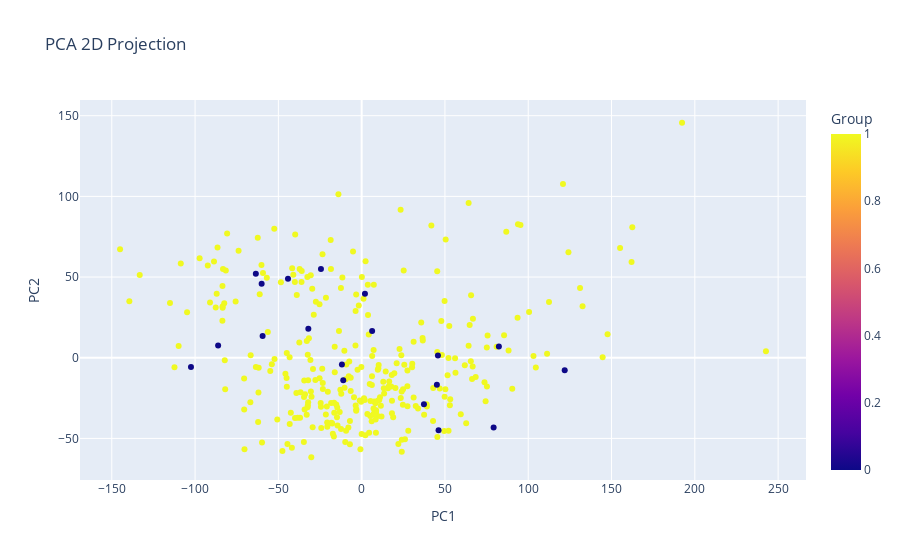

The code cell stored with this chart in its notebook:
### Code cell
# for visualizing the 2d pca 

pca_2d = PCA(n_components=2)
reduced_2d = pca_2d.fit_transform(X_scaled)

import plotly.express as px
df_2d = pd.DataFrame(reduced_2d, columns=['PC1', 'PC2'])
df_2d['label'] = y.values

fig = px.scatter(df_2d, x='PC1', y='PC2', color='label',
                 title='PCA 2D Projection',
                 labels={'label': 'Group'})
fig.show()

### Figure 1 — Plotly figure (JSON) as saved in the notebook; plotly's stock layout.template omitted (floating-point values rounded to 4 significant figures; data arrays with more than 128 entries replaced by an {"elided": "..."} marker saying what was removed)
{"data": [{"hovertemplate": "PC1=%{x}<br>PC2=%{y}<br>Group=%{marker.color}<extra></extra>", "legendgroup": "", "marker": {"color": {"elided": "328 int values"}, "coloraxis": "coloraxis", "symbol": "circle"}, "mode": "markers", "name": "", "orientation": "v", "showlegend": false, "type": "scatter", "x": {"elided": "328 float values"}, "xaxis": "x", "y": {"elided": "328 float values"}, "yaxis": "y"}], "layout": {"coloraxis": {"colorbar": {"title": {"text": "Group"}}, "colorscale": [[0, "#0d0887"], [0.1111, "#46039f"], [0.2222, "#7201a8"], [0.3333, "#9c179e"], [0.4444, "#bd3786"], [0.5556, "#d8576b"], [0.6667, "#ed7953"], [0.7778, "#fb9f3a"], [0.8889, "#fdca26"], [1, "#f0f921"]]}, "legend": {"tracegroupgap": 0}, "title": {"text": "PCA 2D Projection"}, "xaxis": {"anchor": "y", "domain": [0, 1], "title": {"text": "PC1"}}, "yaxis": {"anchor": "x", "domain": [0, 1], "title": {"text": "PC2"}}}}
